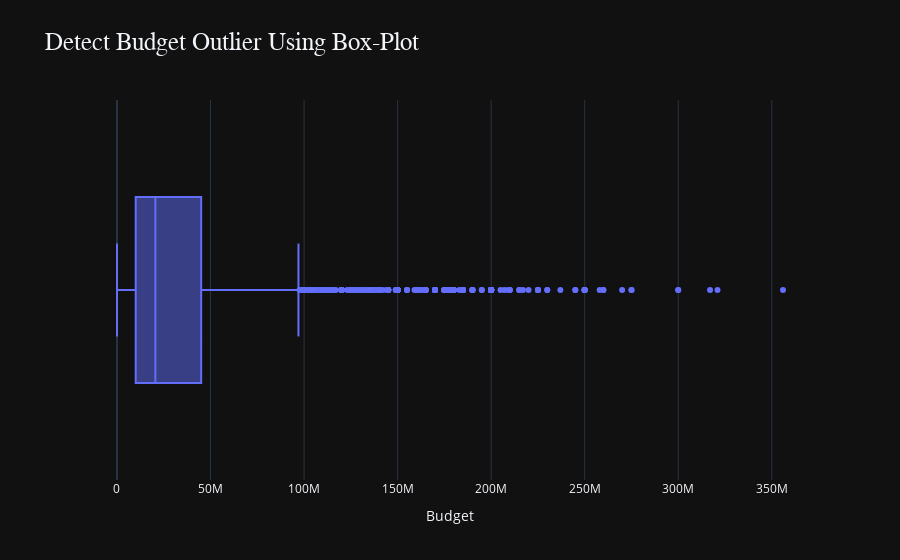

The notebook cell this image was saved under:
### Markdown cell above
### 🧹 Clean Budget From Nan🔨

### Code cell
# Detect The Outlier Using Box Plot
fig = px.box(
    x =df["budget"], 
    labels= {"x": "Budget"},
    title = "Detect Budget Outlier Using Box-Plot", template="plotly_dark"
)


fig.update_layout(
    title = {"font": {
        "size" : 25,
        "family" :"tahoma"
        
    }
}
)
iplot(fig)

### Figure 1 — Plotly figure (JSON) as saved in the notebook; plotly's stock layout.template omitted (floating-point values rounded to 4 significant figures; data arrays with more than 128 entries replaced by an {"elided": "..."} marker saying what was removed)
{"data": [{"alignmentgroup": "True", "hovertemplate": "Budget=%{x}<extra></extra>", "legendgroup": "", "marker": {"color": "#636efa"}, "name": "", "notched": false, "offsetgroup": "", "orientation": "h", "showlegend": false, "type": "box", "x": {"elided": "7668 int values"}, "x0": " ", "xaxis": "x", "y0": " ", "yaxis": "y"}], "layout": {"boxmode": "group", "legend": {"tracegroupgap": 0}, "title": {"font": {"family": "tahoma", "size": 25}, "text": "Detect Budget Outlier Using Box-Plot"}, "xaxis": {"anchor": "y", "domain": [0, 1], "title": {"text": "Budget"}}, "yaxis": {"anchor": "x", "domain": [0, 1]}}}
